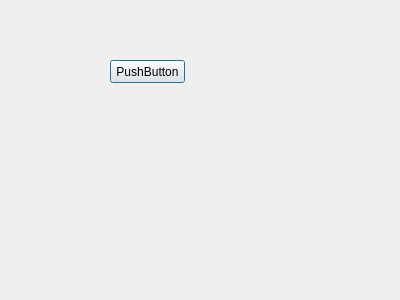
<?xml version="1.0" encoding="UTF-8"?>
<ui version="4.0">
 <class>Dialog</class>
 <widget class="QDialog" name="Dialog">
  <property name="geometry">
   <rect>
    <x>0</x>
    <y>0</y>
    <width>400</width>
    <height>300</height>
   </rect>
  </property>
  <property name="windowTitle">
   <string>Dialog</string>
  </property>
  <widget class="QPushButton" name="pushButton_test">
   <property name="geometry">
    <rect>
     <x>110</x>
     <y>60</y>
     <width>75</width>
     <height>23</height>
    </rect>
   </property>
   <property name="text">
    <string>PushButton</string>
   </property>
  </widget>
 </widget>
 <layoutdefault spacing="6" margin="11"/>
 <resources/>
 <connections/>
</ui>
